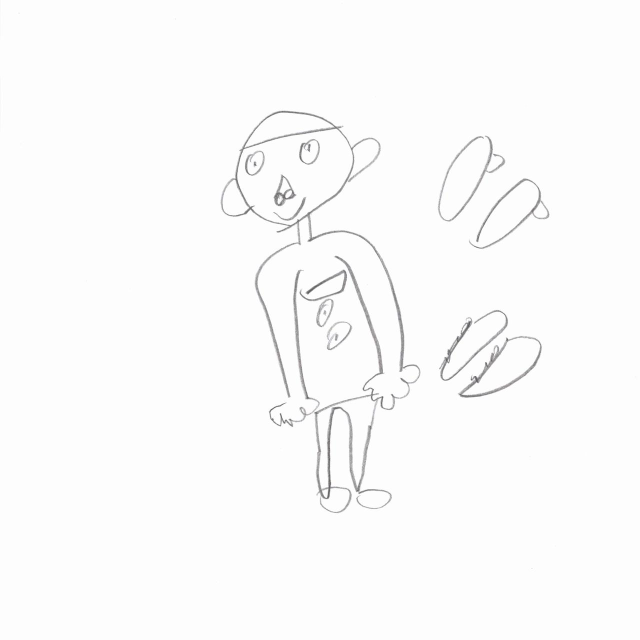
//> input picture test.jpg, 1280 x 1280 px (shown at 1/2 size)
$ ./canny_benchmark ../../test.jpg   (built with g++ and OpenCV 4)
//> lines starting //> are read from the running program, lines starting //| are printed output that depends on the picture; after the words box and inside, x2 and y2 are one past the last pixel; in counts of white or black regions, pixels touching at a corner belong together
/**
 * Canny Threshold Benchmark
 *
 * Tests different threshold combinations for Canny Edge Detection
 * to validate the choice of 50/150 (1:3 ratio).
 *
 * Metrics:
 * 1. Edge Pixel Count: Quantitative measure of "how much edge" is detected.
 * 2. Processing Time: Performance impact of different thresholds.
 */
#include <opencv2/opencv.hpp>
#include <chrono>
#include <iostream>
#include <vector>
#include <numeric>
#include <string>
#include <iomanip>

using namespace std::chrono;

// Threshold configuration struct
struct Config {
    double low;
    double high;
    std::string desc;
};

// Run fn() N times, return median elapsed ms
template<typename Fn>
double measure_ms(Fn fn, int N = 20) {
    std::vector<double> times;
    times.reserve(N);
    for (int i = 0; i < N; ++i) {
        auto t0 = high_resolution_clock::now();
        fn();
        auto t1 = high_resolution_clock::now();
        times.push_back(duration<double, std::milli>(t1 - t0).count());
    }
    std::sort(times.begin(), times.end());
    return times[N / 2]; // median
}

int main(int argc, char* argv[]) {
    // Default image path (same as previous benchmark)
    std::string img_path = "C:\\Users\\user\\Documents\\GitHub\\mind-palette-project\\shared_volume\\uploads\\IMG_1294.jpg";
    if (argc > 1) img_path = argv[1];

    cv::Mat original = cv::imread(img_path);
//> original is the input picture: 1280 rows x 1280 cols, CV_8UC3; mean B, G, R 251.1, 251.1, 251.1
    if (original.empty()) {
        std::cerr << "To run this test, please provide a valid image path.\n";
        std::cerr << "Usage: canny_benchmark.exe <path_to_image>\n";
        // Fallback to a black image if file not found, just to run the code structure (will result in 0 edges)
        original = cv::Mat::zeros(512, 512, CV_8UC3);
    }

    // Preprocessing (Same conditions as production)
    cv::Mat processed, grayscale;
    cv::resize(original, processed, cv::Size(512, 512));
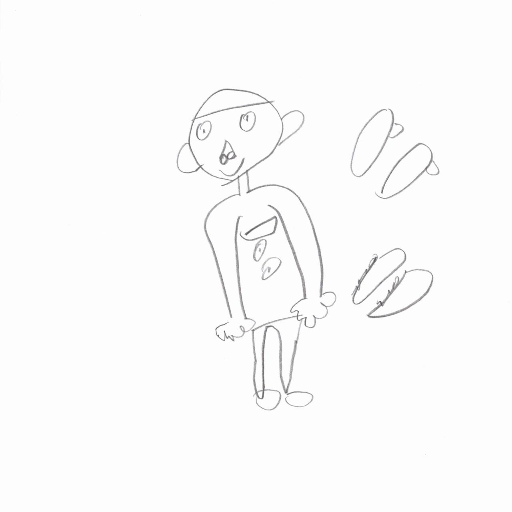
//> processed: 512 rows x 512 cols, CV_8UC3; mean B, G, R 251.1, 251.1, 251.1
    cv::GaussianBlur(processed, processed, cv::Size(5, 5), 0);
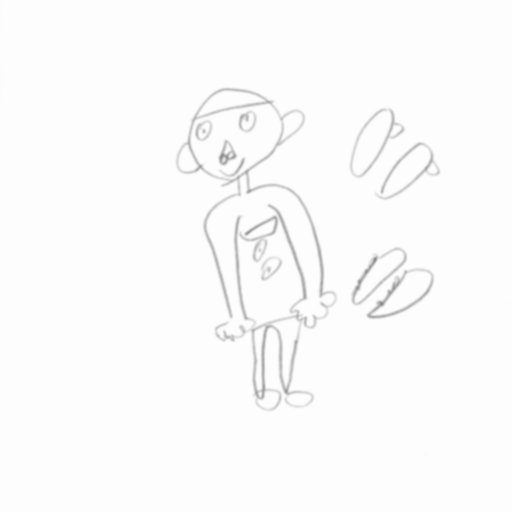
//> processed: 512 rows x 512 cols, CV_8UC3; 7.82% of pixels changed, all inside (x1, y1, x2, y2) = (0, 0, 512, 467)
    cv::medianBlur(processed, processed, 3);
//> processed: 512 rows x 512 cols, CV_8UC3; 2.23% of pixels changed, all inside (x1, y1, x2, y2) = (1, 9, 509, 456)
    cv::cvtColor(processed, grayscale, cv::COLOR_BGR2GRAY);

    std::cout << "=== Canny Threshold Benchmark ===\n";
    std::cout << "Image Size: " << grayscale.cols << "x" << grayscale.rows << "\n";
//| Image Size: 512x512
    std::cout << "Total Pixels: " << grayscale.total() << "\n\n";
//| Total Pixels: 262144

    std::vector<Config> configs = {
        {50, 150, "Default (1:3) - Current"},
        {100, 200, "High/Strict (1:2)"},
        {30, 90, "Low/Sensitive (1:3)"},
        {100, 100, "1:1 Ratio (No Hysteresis)"},
        {10, 30, "Very Low (Noise prone)"}
    };

    std::cout << "| Low | High | Ratio | Description | Edge Pixels | Edge % | Time (ms) |\n";
    std::cout << "|-----|------|-------|-------------|-------------|--------|-----------|\n";

    for (const auto& cfg : configs) {
        cv::Mat edges;
        long long pixelCount = 0;

        double t = measure_ms([&]{
            cv::Canny(grayscale, edges, cfg.low, cfg.high, 3, true);
        });

        // Count non-zero pixels (edges)
        pixelCount = cv::countNonZero(edges);
        double edgePercent = 100.0 * pixelCount / grayscale.total();

        std::cout << "| " << std::setw(3) << cfg.low << " | "
                  << std::setw(4) << cfg.high << " | "
                  << "1:" << (int)(cfg.high/cfg.low) << "   | "
                  << std::setw(20) << std::left << cfg.desc << " | "
                  << std::setw(11) << std::right << pixelCount << " | "
                  << std::fixed << std::setprecision(2) << edgePercent << "% | "
                  << t << " |\n";

        // Save result image for visual inspection (optional)
        std::string outName = "benchmark_canny_" + std::to_string((int)cfg.low) + "_" + std::to_string((int)cfg.high) + ".jpg";
        cv::imwrite(outName, edges);
    }
//> this loop made 5 passes
//> (cfg.low, cfg.high, t, pixelCount, edgePercent, outName) on passes 2 to 5: (100, 200, 0.933, 4122, 1.57, "benchmark_canny_100_200.jpg"), (30, 90, 1.07, 6423, 2.45, "benchmark_canny_30_90.jpg"), (100, 100, 0.929, 5448, 2.08, "benchmark_canny_100_100.jpg"), (10, 30, 1.1, 6443, 2.46, "benchmark_canny_10_30.jpg")
//> (t, pixelCount, edgePercent, outName) on pass 1: (1.07, 6070, 2.32, "benchmark_canny_50_150.jpg")
//| |  50 |  150 | 1:3   | Default (1:3) - Current |        6070 | 2.32% | 1.07 |
//| | 100.00 | 200.00 | 1:2   | High/Strict (1:2)    |        4122 | 1.57% | 0.93 |
//| | 30.00 | 90.00 | 1:3   | Low/Sensitive (1:3)  |        6423 | 2.45% | 1.07 |
//| | 100.00 | 100.00 | 1:1   | 1:1 Ratio (No Hysteresis) |        5448 | 2.08% | 0.93 |
//| | 10.00 | 30.00 | 1:3   | Very Low (Noise prone) |        6443 | 2.46% | 1.10 |
//> pass 1, `double t = measure_ms([&]{ cv::Canny(grayscale, edges, cfg.low, cfg.hi..`:
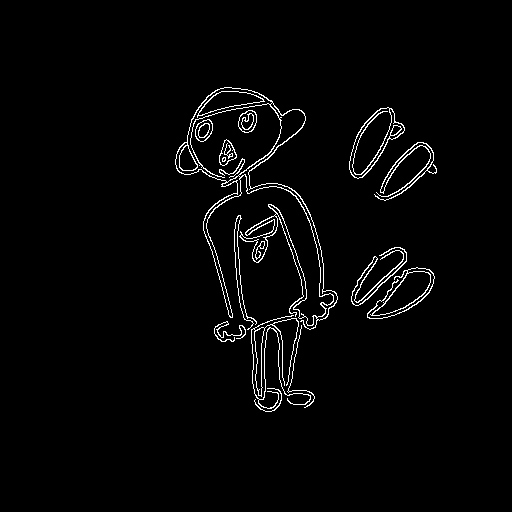
//> edges: 512 rows x 512 cols, CV_8UC1; 2.3% white in thin lines or dots, all inside (x1, y1, x2, y2) = (175, 87, 437, 412)
//> pass 2, `double t = measure_ms([&]{ cv::Canny(grayscale, edges, cfg.low, cfg.hi..`:
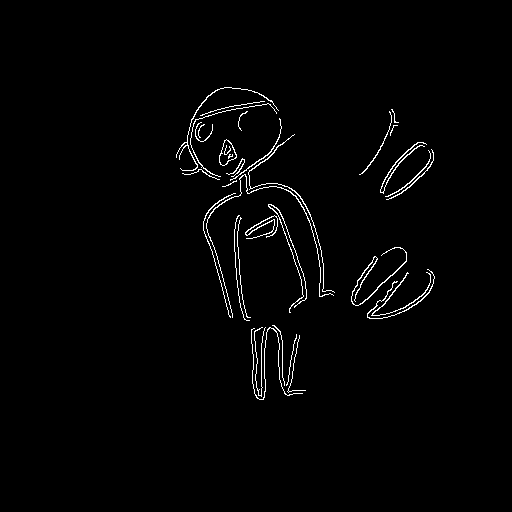
//> edges: 512 rows x 512 cols, CV_8UC1; 1.6% white in thin lines or dots, all inside (x1, y1, x2, y2) = (176, 87, 435, 400)
//> pass 3, `double t = measure_ms([&]{ cv::Canny(grayscale, edges, cfg.low, cfg.hi..`:
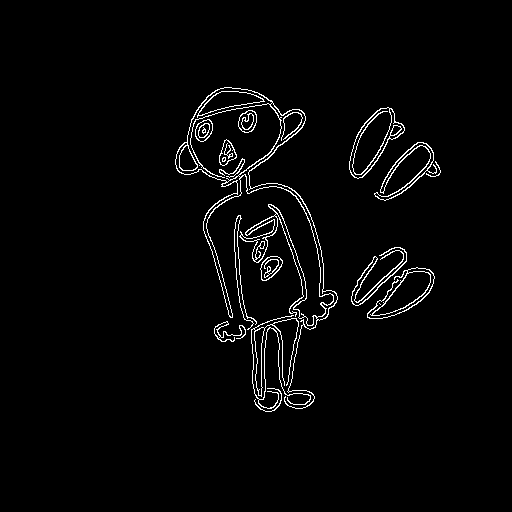
//> edges: 512 rows x 512 cols, CV_8UC1; 2.5% white in thin lines or dots, all inside (x1, y1, x2, y2) = (175, 87, 441, 412)

    std::cout << "\n=== DONE ===\n";
    std::cout << "Check generated images (benchmark_canny_*.jpg) for visual comparison.\n";

    return 0;
}
